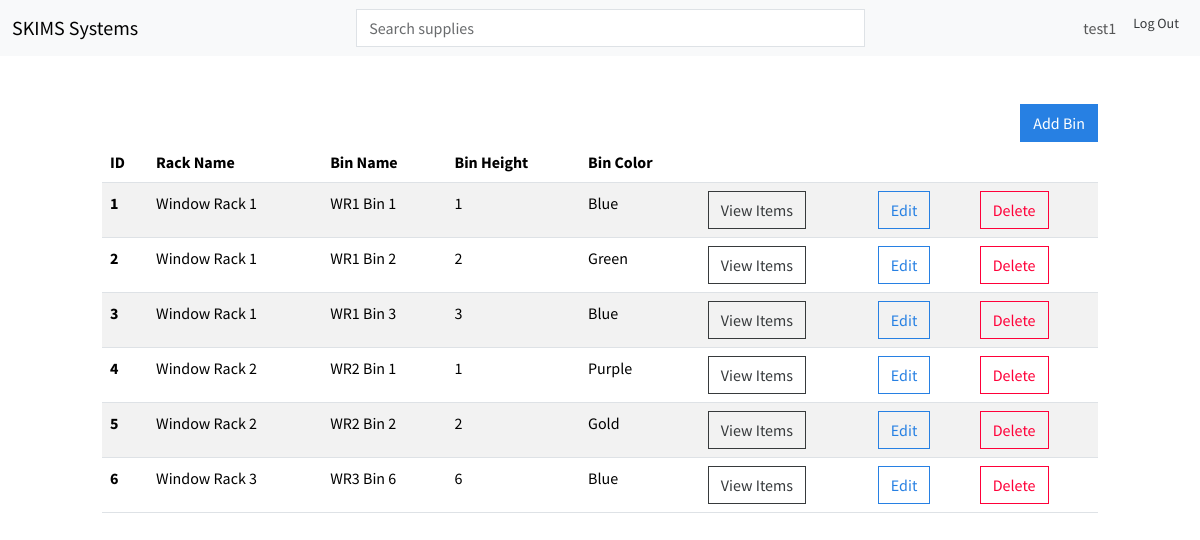
Page /bin-dashboard/ (signed in) on the committed database.
### SKIMS/models.py (models this page shows, shortened)
class BinItem(models.Model):
    binName = models.CharField(max_length=255, null=True)
    binHeight = models.IntegerField()
    binColor = models.CharField(max_length=255, null=True)
    rackName = models.ForeignKey('RackItem', on_delete=models.SET_NULL, blank=True, null=True)
    date_created = models.DateTimeField(auto_now_add=True)
    user = models.ForeignKey(User, on_delete=models.CASCADE)

class RackItem(models.Model):
    rackName = models.CharField(max_length=255, null=True)
    binCount = models.IntegerField()
    roomName = models.ForeignKey('RoomItem', on_delete=models.SET_NULL, blank=True, null=True)
    date_created = models.DateTimeField(auto_now_add=True)
    user = models.ForeignKey(User, on_delete=models.CASCADE)

### SKIMS/views.py (the view)
# urls.py: path('bin-dashboard/', BinDashboard.as_view(), name='bin-dashboard'),
class BinDashboard(LoginRequiredMixin, View):
    def get(self, request):
        rack_id = request.GET.get('rack_id')  # Get hospital_id from query parameters
        if rack_id:
            bins = BinItem.objects.filter(user=self.request.user.id, rackName_id=rack_id).order_by('id')
        else:
            bins = BinItem.objects.filter(user=self.request.user.id).order_by('id')  # Default: all rooms for the user
        return render(request, 'SKIMS/bin_dashboard.html', {'bins': bins})

### SKIMS/templates/SKIMS/bin_dashboard.html (shortened to what this page needs)
{% extends 'SKIMS/base.html' %}
{% block content %}
    <div class="row">
        <div class="col-md-10 col-12 mx-auto mt-5">
            <div class="d-flex justify-content-end">
                <a href="{% url 'add-bin' %}" class="btn btn-primary">Add Bin</a>
            </div>
            <table class="table table-hover table-striped">
                <thead>
                <tr>
                    <th scope="col">ID</th>
                    <th scope="col">Rack Name</th>
                    <th scope="col">Bin Name</th>
                    <th scope="col">Bin Height</th>
                    <th scope="col">Bin Color</th>
                    <th scope="col"></th>
                    <th scope="col"></th>
                    <th scope="col"></th>
                </tr>
                </thead>
                <tbody>
                    {% if bins|length == 0 %}
                    <tr>
                        <th scope="row" colspan="7" class="text-center">No Bins available.</th>
                    </tr>
                    {% else %}
                        {% for bin in bins %}
                        <tr>
                            <th scope="row">{{ bin.id }}</th>
                            <td>{{ bin.rackName.rackName }}</td>
                            <td>{{ bin.binName }}</td>
                            <td>{{ bin.binHeight }}</td>
                            <td>{{ bin.binColor }}</td>
                            <td><a href="{% url 'supply-dashboard' %}?bin_id={{ bin.id }}" class="btn btn-outline-secondary">View Items</a></td>
                            <td><a href="{% url 'edit-bin' bin.id %}" class="btn btn-outline-primary">Edit</a></td>
                            <td><a href="{% url 'delete-bin' bin.id %}" class="btn btn-outline-danger">Delete</a></td>
                        </tr>
                        {% endfor %}
                    {% endif %}
                </tbody>
            </table>
        </div>
    </div>
{% endblock content %}

### SKIMS/templates/SKIMS/navigation.html (shortened to what this page needs)
<nav class="navbar navbar-expand-lg bg-light">
    <div class="container-fluid">
        <a class="navbar-brand" href="{% url 'index' %}">SKIMS Systems</a>
        <div class="collapse navbar-collapse" id="navbarNav">
            <form id="search-form" class="d-flex mx-auto position-relative" style="width: 50%; justify-content: center;" autocomplete="off">
                <input id="search-input" class="form-control me-2" type="text" placeholder="Search supplies" aria-label="Search">
            </form>
            <ul class="navbar-nav ms-auto">
                {% if user.is_authenticated %}
                <li class="nav-item">
                    <a class="nav-link" href="#">{{ user.username }}</a>
                </li>
                <form action="{% url 'logout' %}" method="post" class="d-inline">
                    <button class="btn btn-sm">Log Out</button>
                </form>
                {% endif %}
            </ul>
        </div>
    </div>
</nav>

### rows in the picture
BinItem: id "1", rackName.rackName "Window Rack 1", binName "WR1 Bin 1", binHeight "1", binColor "Blue"
BinItem: id "2", rackName.rackName "Window Rack 1", binName "WR1 Bin 2", binHeight "2", binColor "Green"
BinItem: id "3", rackName.rackName "Window Rack 1", binName "WR1 Bin 3", binHeight "3", binColor "Blue"
BinItem: id "4", rackName.rackName "Window Rack 2", binName "WR2 Bin 1", binHeight "1", binColor "Purple"
BinItem: id "5", rackName.rackName "Window Rack 2", binName "WR2 Bin 2", binHeight "2", binColor "Gold"
BinItem: id "6", rackName.rackName "Window Rack 3", binName "WR3 Bin 6", binHeight "6", binColor "Blue"

### other values in the picture
{{ user.username }} "test1"
